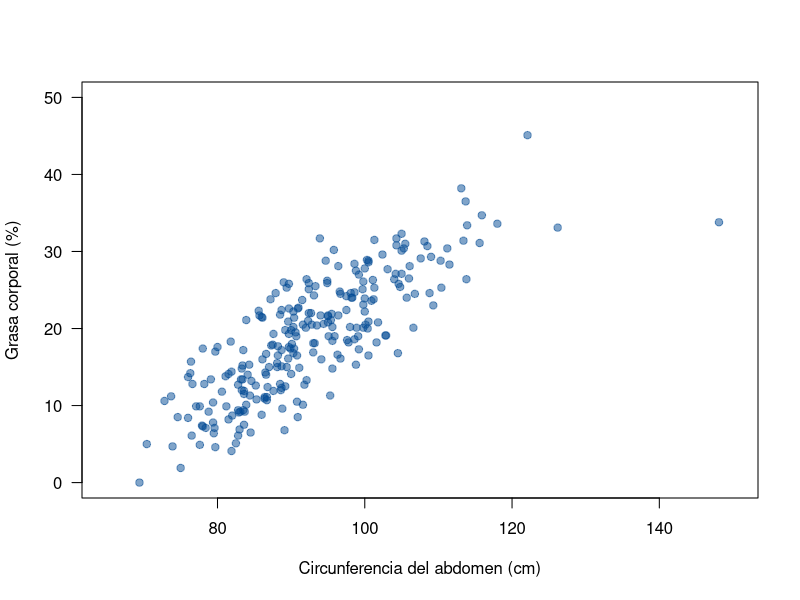
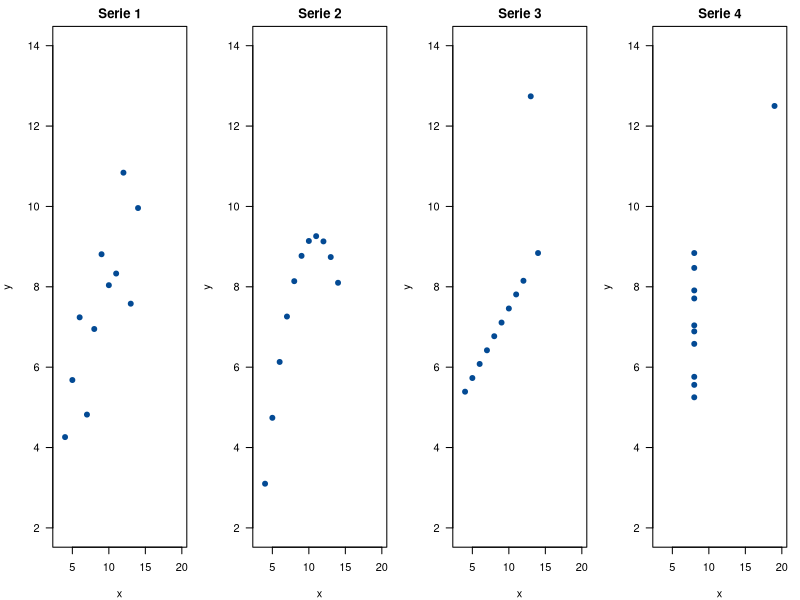
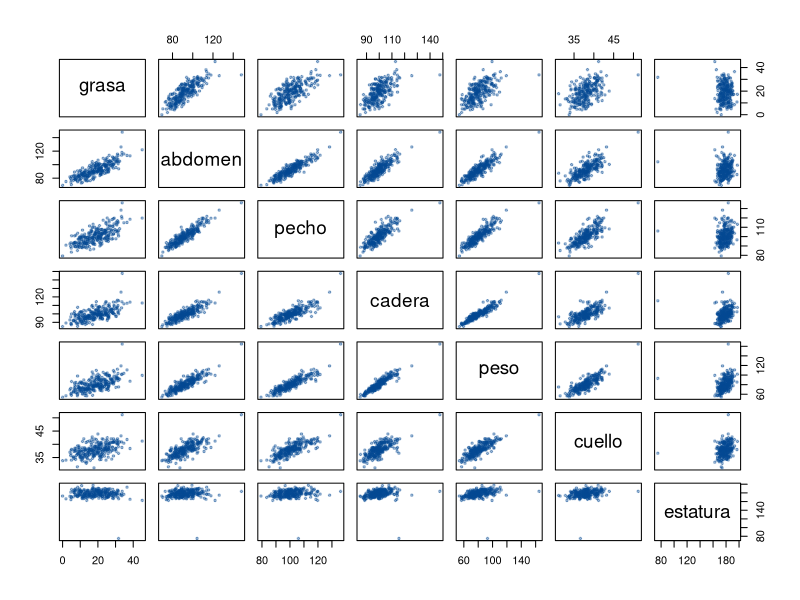
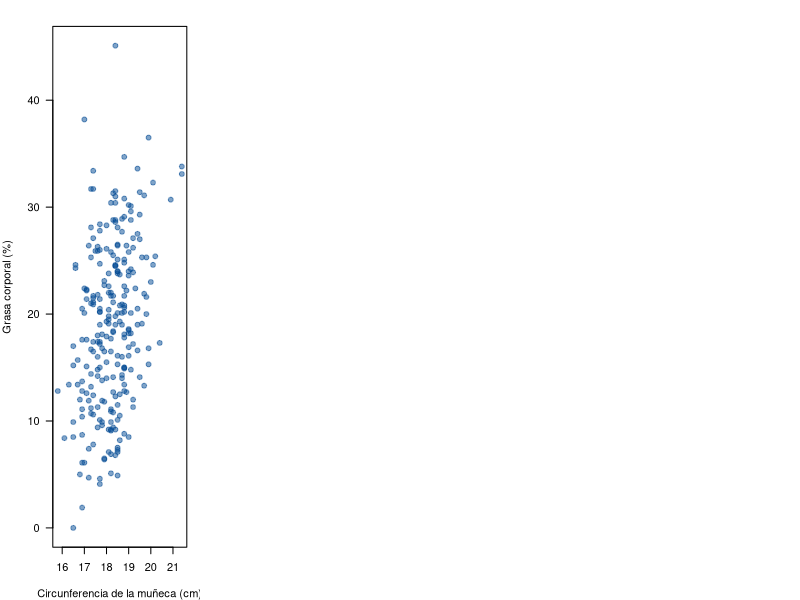

Generate these figures, in order, with R:
## ---- chunk 1
knitr::opts_chunk$set(echo = TRUE, message = FALSE, warning = FALSE, comment = NA, collapse = FALSE)
options(scipen = 999)
## ---- chunk 2
grasa <- read.csv("data/grasa.csv")
dim(grasa)
head(grasa[, c("id", "grasa", "abdomen", "peso", "estatura")])
summary(grasa[, c("grasa", "abdomen")])
## ---- chunk 3
plot(grasa ~ abdomen, data = grasa, pch = 19, col = "#034A9480", las = 1,
     xlab = "Circunferencia del abdomen (cm)", ylab = "Grasa corporal (%)",
     xlim = c(65, 150), ylim = c(0, 50))
## ---- chunk 4
x <- grasa$abdomen
y <- grasa$grasa
n <- length(x)
sum((x - mean(x)) * (y - mean(y))) / (n - 1)
cov(x, y)
## ---- chunk 5
cov(x, y) / (sd(x) * sd(y))
cor(x, y)
## ---- chunk 6
sapply(1:4, function(k) cor(anscombe[[paste0("x", k)]], anscombe[[paste0("y", k)]]))
## ---- chunk 7
par(mfrow = c(1, 4), mar = c(4, 4, 2, 1))
for (k in 1:4) {
  plot(anscombe[[paste0("x", k)]], anscombe[[paste0("y", k)]], pch = 19, col = "#034A94",
       xlim = c(3, 20), ylim = c(2, 14), xlab = "x", ylab = "y", main = paste("Serie", k), las = 1)
}
## ---- chunk 8
cor.test(grasa$abdomen, grasa$grasa)
## ---- chunk 9
medidas <- grasa[, c("grasa", "abdomen", "pecho", "cadera", "peso", "cuello", "estatura")]
round(cor(medidas), 2)
## ---- chunk 10
pairs(medidas, pch = 19, cex = 0.5, col = "#034A9460")
## ---- chunk 11
cov(grasa$abdomen / 100, grasa$grasa / 100)
cor(grasa$abdomen / 100, grasa$grasa / 100)
## ---- chunk 12
plot(grasa ~ muneca, data = grasa, pch = 19, col = "#034A9480", las = 1,
     xlab = "Circunferencia de la muñeca (cm)", ylab = "Grasa corporal (%)")
cor.test(grasa$muneca, grasa$grasa)$estimate
cor.test(grasa$muneca, grasa$grasa)$conf.int
## ---- chunk 13
cor(anscombe$x4, anscombe$y4)
sin_punto <- anscombe$x4 != 19
cor(anscombe$x4[sin_punto], anscombe$y4[sin_punto])
